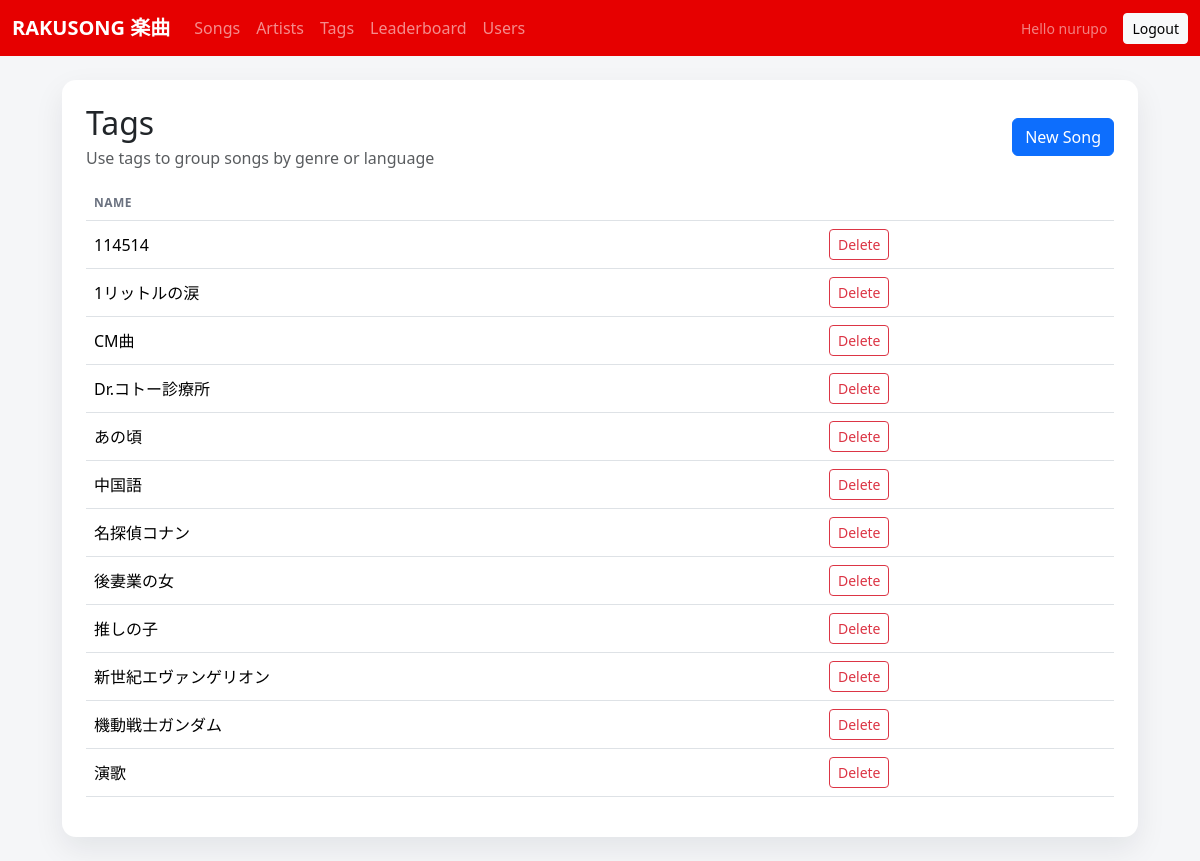
The app's page /ui/tags/ (signed in), older data.
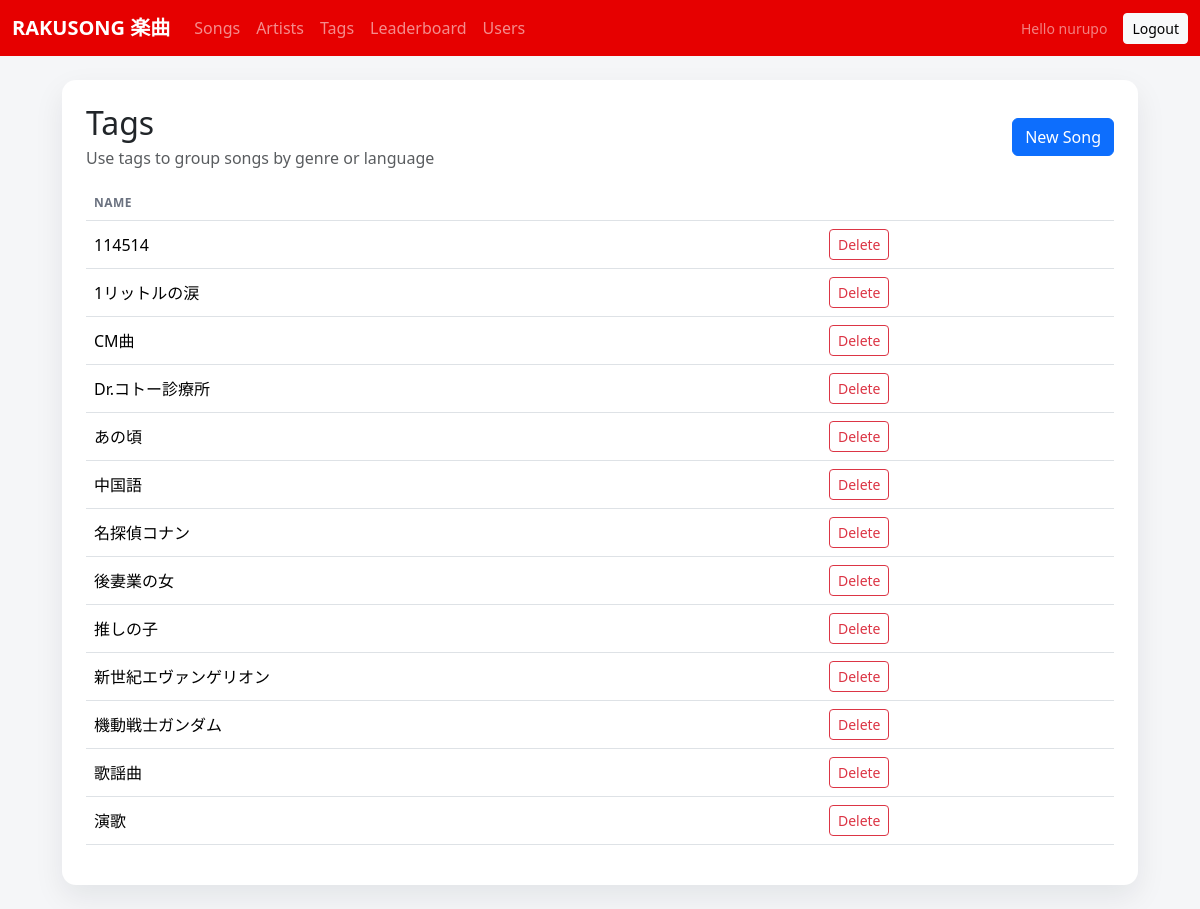
The same page, newer data.
### songs/models.py (models this page shows, shortened)
class Tag(models.Model):
    name = models.CharField(max_length=64, unique=True)

### songs/views_ui.py (the view)
@login_required
def tag_list(request):
    tags = Tag.objects.order_by('name')
    return render(request, 'songs/tag_list.html', {'tags': tags})

### templates/songs/tag_list.html (shortened to what this page needs)
{% extends "base.html" %}
{% block content %}
  <div class="card p-4">
    <div class="d-flex flex-wrap gap-3 justify-content-between align-items-center mb-3">
      <div>
        <h2 class="mb-1">Tags</h2>
        <div class="text-muted">Use tags to group songs by genre or language</div>
      </div>
      <a class="btn btn-primary" href="{% url 'ui_tag_create' %}">New Song</a>
    </div>
    <div class="table-responsive">
      <table class="table align-middle">
      <thead>
        <tr>
          <th>Name</th>
          <th></th>
        </tr>
      </thead>
      <tbody>
        {% for tag in tags %}
          <tr>
            <td>{{ tag.name }}</td>
            <td>
              <a class="btn btn-sm btn-outline-danger" href="{% url 'ui_tag_delete' tag.pk %}">Delete</a>
            </td>
          </tr>
        {% empty %}
          <tr>
            <td colspan="2" class="text-muted">No tags yet.</td>
          </tr>
        {% endfor %}
      </tbody>
      </table>
    </div>
  </div>
{% endblock %}

Row changes from the older to the newer data that the page shows:
added Tag: name "歌謡曲"
